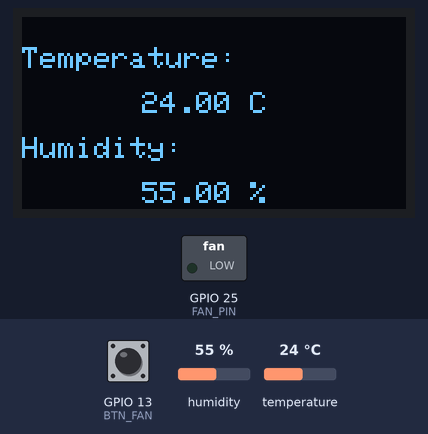
Simulated run of this sketch. Board: ESP32. On the bench: 128×64 one-colour display, switched loads named in the sketch (green lamp = pin HIGH). The test bench sets the inputs (shaded band); at power-on: temperature 24 °C, humidity 55 %, GPIO 13 (BTN_FAN) HIGH. WiFi joins after 1.5 s; servers stay silent unless stated; what the sketch prints to the serial monitor is not drawn.

Above: at 6.3 s.
6.4 s: temperature set to 34 °C
8.6 s: temperature set to 37 °C
At 10.0 s:
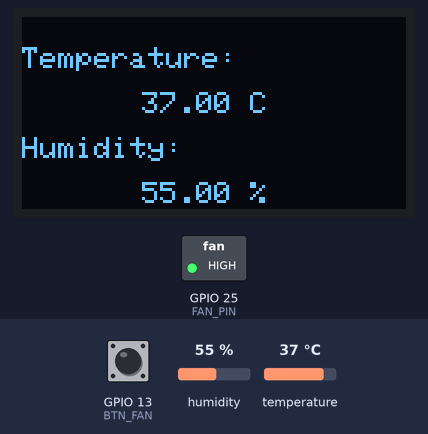
10.7 s: humidity set to 22 %
At 12.4 s:
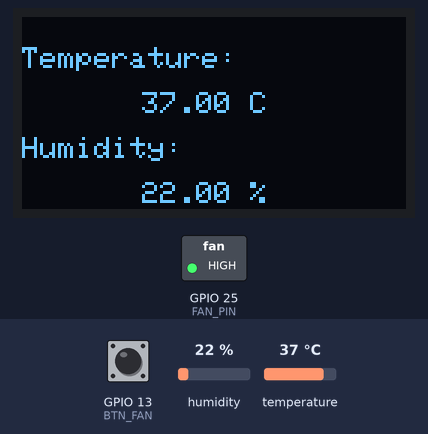
12.7 s: GPIO 13 (BTN_FAN) pulled LOW for 0.15 s
At 13.6 s:
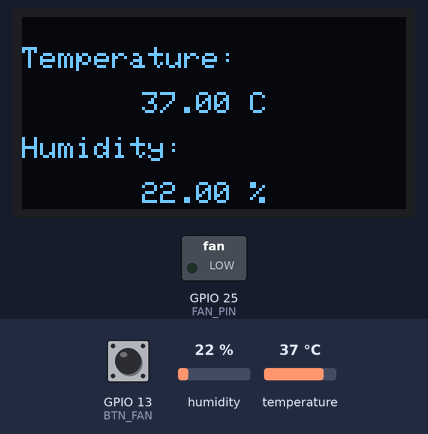
15.8 s: humidity set to 40 %
At 18.0 s:
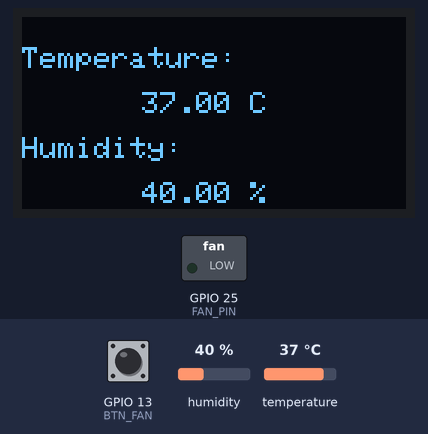
Timing chart, 0 to 19.5 s (numbered marks = the images above; inputs shaded):
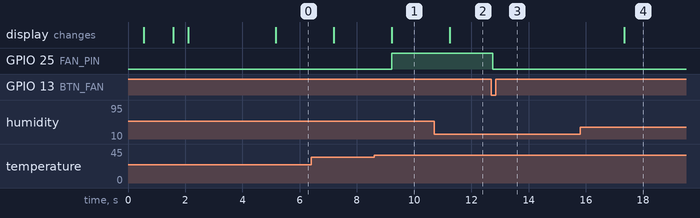

The sketch:

ESP32_Websocket.ino
```cpp
#include <Arduino.h>
#include <WiFi.h>
#include <AsyncTCP.h>
#include <ESPAsyncWebServer.h>
#include <DHT.h>
#include "Display.h"

// Khai báo thông số cho DHT11
#define DHTPIN 4
#define DHTTYPE DHT11
DHT dht(DHTPIN, DHTTYPE);

// Pin điều khiển quạt gió
#define FAN_PIN  25
bool fanState = false;

#define BTN_FAN 13

// Thông tin wifi
const char* ssid = "Duy Long";
const char* pass = "12341234";

// Tạo AsyncWebServer ở port 80
AsyncWebServer server(80);
AsyncWebSocket ws("/ws");

void initWebSocket() {
  ws.onEvent(onEvent);
  server.addHandler(&ws);
}

void handleWebSocketMessage(void *arg, uint8_t *data, size_t len) {
    AwsFrameInfo *info = (AwsFrameInfo*)arg;
    // Kiểm tra xem thông điệp có hợp lệ không
    if (info->final && info->index == 0 && info->len == len && info->opcode == WS_TEXT) {
        // Kết thúc chuỗi
        data[len] = 0;
        Serial.print("Received message: ");
        for (size_t i = 0; i < len; i++) {
            Serial.print((char)data[i]);  // In từng ký tự của thông điệp
        }
        Serial.println();

        // So sánh với thông điệp mong muốn
        if (strcmp((char*)data, "toggleFan") == 0) {
            fanState = !fanState; // Đảo trạng thái quạt
            digitalWrite(FAN_PIN, fanState ? HIGH : LOW); // Bật hoặc tắt quạt
            Serial.println("Quạt đã được bật/tắt!"); // In thông báo để kiểm tra
        } else {
            Serial.println("Lệnh không hợp lệ từ client"); // Thông báo lệnh không hợp lệ
        }
    }
}

// Xử lý sự kiện khi Client kết nối Server
void onEvent(AsyncWebSocket *server, AsyncWebSocketClient *client, AwsEventType type, void *arg, uint8_t *data, size_t len) {
  switch (type) {
    case WS_EVT_CONNECT:
      Serial.printf("WebSocket client #%u connected from %s\n", client->id(), client->remoteIP().toString().c_str());
      break;
    case WS_EVT_DISCONNECT:
      Serial.printf("WebSocket client #%u disconnected\n", client->id());
      break;
    case WS_EVT_DATA:
      handleWebSocketMessage(arg, data, len);
      break;
    case WS_EVT_PONG:
    case WS_EVT_ERROR:
      break;
  }
}

// Gửi dữ liệu dưới dạng JSON
void notifyClients(float temperature, float humidity) {
  // Kiểm tra xem nhiệt độ và độ ẩm có hợp lệ hay không
  if (isnan(temperature) || isnan(humidity)) {
    Serial.println("Lỗi: Không thể đọc dữ liệu từ cảm biến DHT11");
    return;
  }

  // Tạo chuỗi JSON để gửi đến client
  String json = "{\"temperature\":\"" + String(temperature) + "\",\"humidity\":\"" + String(humidity) + "\",\"fanState\":" + (fanState ? "true" : "false") + "}";
  ws.textAll(json); // Gửi dữ liệu cho tất cả client
  Serial.println(json);
}

void setup() {
  Serial.begin(115200);

  pinMode(FAN_PIN, OUTPUT);
  digitalWrite(FAN_PIN, LOW);
  pinMode(BTN_FAN, INPUT_PULLUP);

  // Kiểm tra kết nối OLED
  if (!oled.begin()) {
    Serial.println(F("OLED allocation failed"));
    for (;;); // Dừng chương trình nếu không khởi tạo được màn hình OLED
  }

  // Kết nối wifi
  Serial.print("Connecting to ");
  Serial.println(ssid);
  WiFi.begin(ssid, pass);
  while (WiFi.status() != WL_CONNECTED)
  {
    delay(500);
    Serial.print(".");
    displayConnectWifi(); // Hiển thị thông tin trên OLED
  }
  Serial.println();
  Serial.println("WiFi connected");
  Serial.print("IP address: ");
  Serial.println(WiFi.localIP());
  displayConnectedWifi(); // Hiển thị thông tin kết nối WiFi thành công trên OLED

  // Khởi tạo websocket
  initWebSocket();

  // Định tuyến đến trang HTML
  server.on("/", HTTP_GET, [](AsyncWebServerRequest *request){
    request->send_P(200, "text/html", index_html);
  });

  server.begin();
}

void loop() {
  ws.cleanupClients();
  float temperature = dht.readTemperature();
  float humidity = dht.readHumidity();

  static float lastTemp = temperature;  // Lưu trữ giá trị nhiệt độ trước đó
  static bool lastButtonState = HIGH;   // Trạng thái trước của nút bấm
  bool buttonState = digitalRead(BTN_FAN);

  unsigned long now = millis();
  static unsigned long lastTime = 0;

  // Cập nhật dữ liệu nhiệt độ và độ ẩm mỗi 3 giây
  if (now - lastTime > 3000) {
    notifyClients(temperature, humidity);
    lastTime = now;
  }

  displayDHT11Values(temperature, humidity);

  // Điều khiển quạt tự động dựa trên thay đổi nhiệt độ
  if (lastTemp <= 35 && temperature > 35 && !fanState) {
    // Nếu nhiệt độ tăng từ ≤ 35 lên > 35, bật quạt
    fanState = true;
    digitalWrite(FAN_PIN, HIGH);
    Serial.println("Quạt đã bật do nhiệt độ tăng từ ≤ 35 lên > 35.");
  } else if (lastTemp > 35 && temperature <= 35 && fanState) {
    // Nếu nhiệt độ giảm từ > 35 xuống ≤ 35, tắt quạt
    fanState = false;
    digitalWrite(FAN_PIN, LOW);
    Serial.println("Quạt đã tắt do nhiệt độ giảm từ > 35 xuống ≤ 35.");
  }

  // Cập nhật giá trị nhiệt độ trước đó
  lastTemp = temperature;

  // Kiểm tra xem nút bấm vật lý đã được nhấn hay chưa
  if (lastButtonState == HIGH && buttonState == LOW) {
    fanState = !fanState; // Đảo trạng thái quạt
    digitalWrite(FAN_PIN, fanState ? HIGH : LOW);
    Serial.println("Quạt đã được bật/tắt từ nút bấm vật lý!");
    notifyClients(temperature, humidity); // Cập nhật trạng thái quạt cho client web
    delay(200); // Chống rung nút bấm
  }

  lastButtonState = buttonState; // Cập nhật trạng thái nút bấm
}
```

Display.h
```cpp
#include <Adafruit_GFX.h>
#include <Adafruit_SH110X.h>

// Kết nối OLED
#define SCREEN_ADDRESS 0x3C // SCL D1, SDA D2
Adafruit_SH1106G oled = Adafruit_SH1106G(128, 64, &Wire, -1);

void displayConnectWifi() {
  static int dotCount = 0;  // Biến để theo dõi số lượng dấu chấm
  oled.clearDisplay();
  oled.setTextSize(1);
  oled.setTextColor(SH110X_WHITE);
  oled.setCursor(0, 10);
  oled.print("Connecting wifi");
  for (int i = 0; i <= dotCount; i++) {
    oled.print(".");
  }
  oled.display();
  dotCount = (dotCount + 1) % 3; // Sau 3 dấu chấm thì quay về 0
  delay(500);
}


void displayConnectedWifi() {
  oled.clearDisplay();
  oled.setTextSize(1);
  oled.setTextColor(SH110X_WHITE);
  oled.setCursor(0,10);
  oled.println("Wifi Connected");
  oled.println();
  oled.print(WiFi.localIP());
  oled.display();
  delay(3000);
}

void displayDHT11Values(float temperature, float humidity) {
  oled.clearDisplay();
  oled.setTextSize(1);
  oled.setTextColor(SH110X_WHITE);
  oled.setCursor(0, 10);
  oled.println("Temperature:");
  oled.setCursor(40, 25);
  oled.print(temperature);
  oled.print(" C");
  oled.setCursor(0, 40);
  oled.println("Humidity:");
  oled.setCursor(40, 55);
  oled.print(humidity);
  oled.print(" %");
  oled.display();
}

// Code web
const char index_html[] PROGMEM = R"rawliteral(
<!DOCTYPE html>
<html lang="en">
<head>
    <meta charset="UTF-8">
    <meta http-equiv="X-UA-Compatible" content="IE=edge">
    <meta name="viewport" content="width=device-width, initial-scale=1.0">
    <title>ESP32 Websocket</title>
</head>
<body>
    <div class="container">
        <h1>ESP32 Websocket</h1>
        <div class="data nd">
            <div class="name">Nhiệt độ</div>
            <div class="value" id="temperature">
                <span>°C</span>
            </div>
        </div>
        <div class="data da">
            <div class="name">Độ ẩm</div>
            <div class="value" id="humidity">
                <span>%</span>
            </div>
        </div>
        <div class="data btn">
            <div class="name">Quạt gió</div>
            <button id="fan" onclick="toggleFan()">
                <span id="btnstatus"></span>
            </button>
        </div>
    </div>
</body>
<style>
    html, body {
        margin: 0;
        padding: 0;
        font-family: Arial, sans-serif;
        height: 100%;
    }
    .container {
        text-align: center;
        width: 100%;
        position: absolute;
        display: flex;
        flex-direction: column;
        align-items: center;
    }
    h1 {
        text-align: center;
        font-size: 30px;
    }
    .data {
        text-align: center;
        width: 200px;
        border-radius: 15px;
        padding: 10px;
        margin: 10px;
    }
    .data.nd {
        background-color: #e17979;
    }
    .data.da {
        background-color: #79a6e1;
    }
    .data.btn {
        border: solid 2px black;
    }
    .name, .value {
        font-size: 20px;
    }
    button {
        background-color: #ffffff;
        width: 70%;
        height: 40px;
        border-radius: 20px;
        margin: 10px;
        font-size: 15px;
        border: none;
        transition: background-color 0.3s;
        border: solid 1px black;
    }
    button:hover {
        background-color: #ffffff;
        color: rgb(0, 0, 0);
    }
</style>
<script>
    var gateway = `ws://${window.location.hostname}/ws`;
    var websocket;
    window.addEventListener('load', onLoad);

    function onLoad(event) {
        initWebSocket();
        document.getElementById('fan').addEventListener('click', toggleFan);
    }

    function initWebSocket() {
        websocket = new WebSocket(gateway);
        websocket.onmessage = onMessage;
    }

    function onMessage(event) {
        var data = JSON.parse(event.data);
        document.getElementById('temperature').innerHTML = data.temperature + " C";
        document.getElementById('humidity').innerHTML = data.humidity + " %";

        // Cập nhật trạng thái nút (Bật/Tắt)
        var fanStatus = data.fanState ? "Bật" : "Tắt";
        document.getElementById('btnstatus').innerHTML = fanStatus;

        // Đổi màu sắc nút dựa trên trạng thái quạt
        updateFanButton(data.fanState);
    }

    let isSendingToggleCommand = false;

    function toggleFan() {
        if (!isSendingToggleCommand) {
            isSendingToggleCommand = true; // Đánh dấu là đang gửi lệnh
            websocket.send('toggleFan'); // Gửi lệnh đến server
            setTimeout(() => {
                isSendingToggleCommand = false; // Đánh dấu là đã gửi xong
            }, 500); // Đặt thời gian cho phép gửi lại lệnh
        }
    }
    // Hàm cập nhật màu sắc nút dựa trên trạng thái của quạt
    function updateFanButton(fanState) {
        var button = document.getElementById('fan');

        if (fanState) {
            button.style.backgroundColor = "green";  // Màu xanh lá khi quạt bật
            button.style.color = "white";
            document.getElementById('btnstatus').innerHTML = "ON";  // Cập nhật thành ON khi bật
        } else {
            button.style.backgroundColor = "red";    // Màu đỏ khi quạt tắt
            button.style.color = "white";
            document.getElementById('btnstatus').innerHTML = "OFF";  // Cập nhật thành OFF khi tắt
        }
    }
</script>
</html>
)rawliteral";
```

Measured:
- the behaviour switches between 35 and 36 °C on temperature (found by bisection; images 0 and 1)
- after the input at 8.6 s, GPIO 25 (FAN_PIN): LOW → HIGH after 0.62 s; the display: first differs from a run without the input after 0.62 s (image 1)
- after the input at 10.7 s, the display: changes after 0.55 s (image 2)
- after the input at 12.7 s, GPIO 25 (FAN_PIN): HIGH → LOW at once
- after the input at 15.8 s, the display: changes after 1.5 s (image 4)
